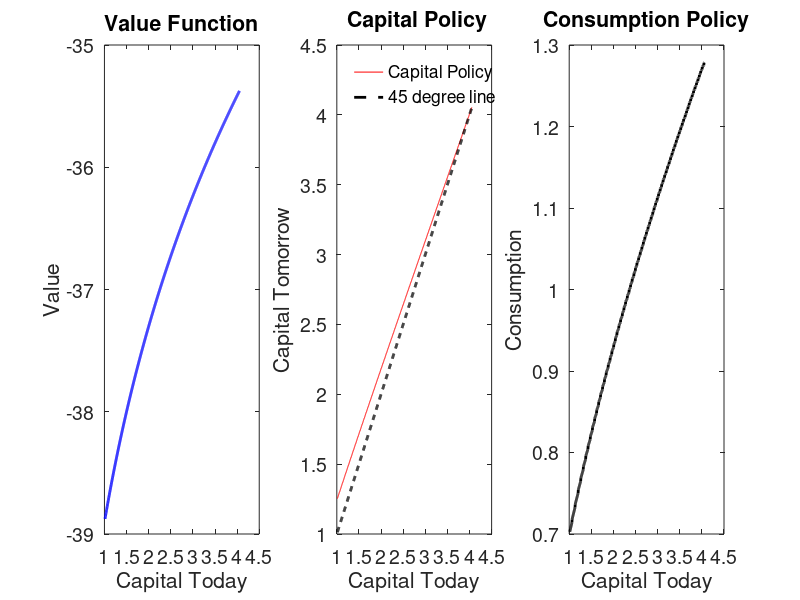
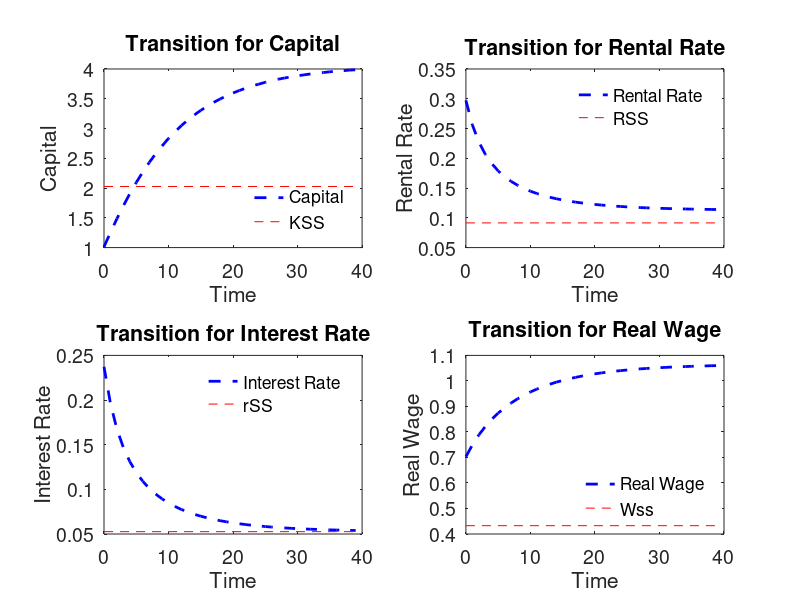
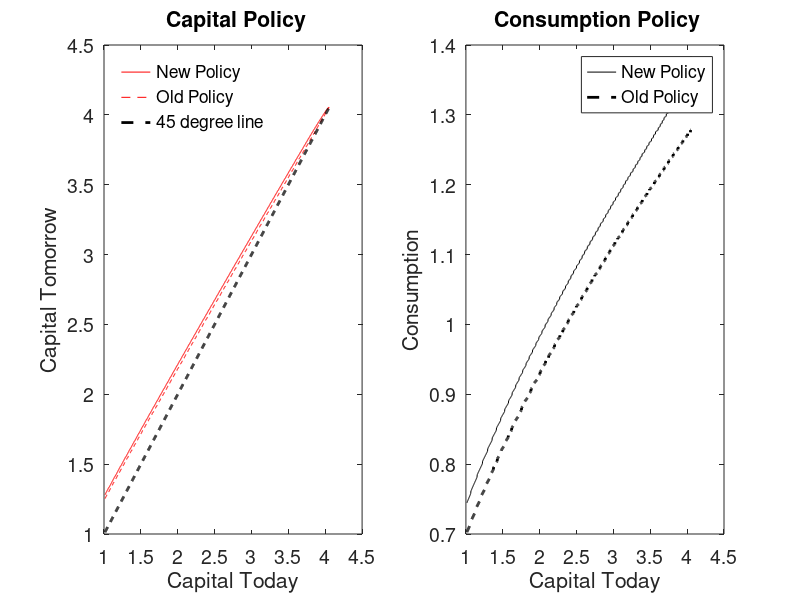
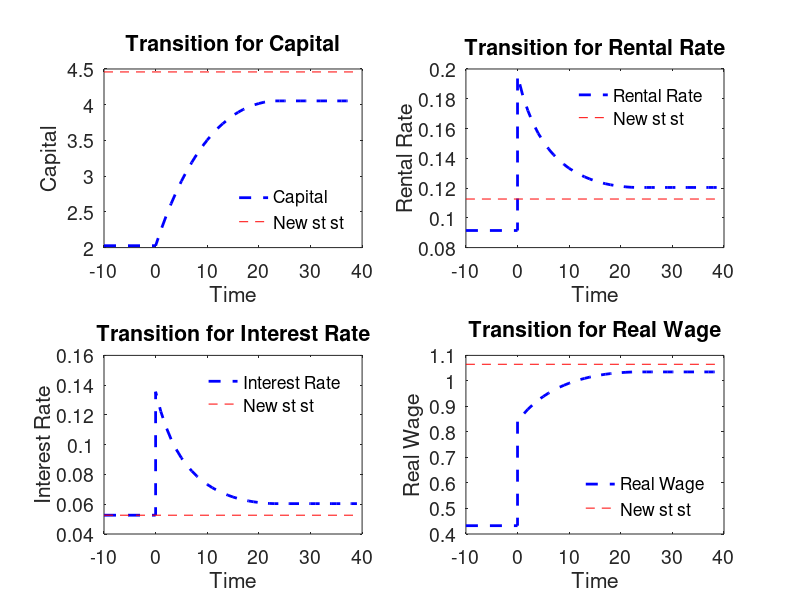

The MATLAB source for these figures, in order:
%%%%%%%%%%%%%%%%%%%%%%%%%%%%%%%%%%%%%%%%%
% Solves the Planner's problem using VFI %
% Matt Hong and Pascual Restrepo, EC 702 Fall 2020
% Edits Hannah Rhodenhiser Fall 2021
%%%%%%%%%%%%%%%%%%%%%%%%%%%%%%%%%%%%%%%%%%
close all; clear; clc;

%reference: Stokey_Lucas_1989 5.1
% model to be solved
% V(k) = max_{kp<=f(k)+(1-delta)k} [ u(c) + beta V(kprime) ]
% BC: c + kprime = f(k) + (1-delta)*k
% prod function: f(k)=k^alpha*ell^(1-alpha)
% utility function: u(c) = c^(1-gamma) / (1-gamma)

%start tracking timing
tic; 
disp('%%%%%%%%%%%%%%%%%%%')
disp('Solving the planners problem')
disp(' ')

%%%%%%%%%%%%%%%%%%%%%%%%%%%%%%%%%%%%%%%%%%%%%%%%%%%%%%%%%%%%%%%%%%%%%%%%%%
%%%%%%%%%%%%%%%%%%%%%%% THIS BLOCK SETS UP THE MODEL %%%%%%%%%%%%%%%%%%%%%%
%%%%%%%%%%%%%%%%%%%%%%%%%%%%%%%%%%%%%%%%%%%%%%%%%%%%%%%%%%%%%%%%%%%%%%%%%%%

vfmaxit = 1000; %max number of VF iterations
vftol = 1e-7;       %tolerance on Bellman equation, in percentages

T=40;                    %final period for transition
transitspan=0:T-1; %time span for transition


%model parameters (note, this is parametrized in a way such that one unit
%of time is a year)
gamma=1.5;  %this means that there is a low willingness to subs c over time
delta=0.06;
alpha=0.3;
beta=0.95;
ell=1;      %normalization

%exact SS quantities
Abar=(1/beta-1+delta)/alpha;
Abar;
A=0.5;

%exact SS quantities
kss=A*(alpha/(1/beta-1+delta))^(1/(1-alpha))*ell;
Rss=A*alpha*(kss/ell)^(alpha-1);
Wss=A*(1-alpha)*(kss/ell)^(alpha);
rss=1/beta-1;

%define grid
kmin=kss*0.5;
kmax=kss*2;
knum=1000;
K0=linspace(kmin,kmax,knum);

%%%%%%%%%%%%%%%%%%%%%%%%%%%%%%%%%%%%%%%%%%%%%%%%%%%%%%%%%%%%%%%%%%%%%%%%%%%
%%%%%%%%%%%%% THIS BLOCK SETS UP AND SOLVES THE VALUE FUNCTION %%%%%%%%%%%%
%%%%%%%%%%%%%%%%%%%%%%%%%%%%%%%%%%%%%%%%%%%%%%%%%%%%%%%%%%%%%%%%%%%%%%%%%%%

%compute return function (utility function). We use meshgrid
[kp,k]=meshgrid(K0);
Glow=zeros(knum, knum);
Gmax=k.^alpha*ell^(1-alpha)+(1-delta)*k;
kp(kp>=Gmax | kp<Glow)=NaN; %restrict control variable to feasible set
utility=(k.^alpha*ell^(1-alpha)+(1-delta)*k-kp).^(1-gamma)/(1-gamma);
% In utility matrix, rows represent the state (capital
%today) columns are the control (capital tomorrow).

%initialize the policy and VF arrays
Vold = zeros(knum,1);   %this will store old VF
V = zeros(knum,1);      %this will store new VF
kprimeind=zeros(knum,1);

disp('%%%%')
disp('Starting VFI now')
disp(' ')

for vfit = 1:vfmaxit
    %form Bellman equation
    RHSMAT = utility + beta*repmat(Vold',knum,1);
   	[V,kprimeind] = max(RHSMAT,[],2); % a column vector containing max in each row
    absdiff=abs(V-Vold);
    vferr = max(absdiff); %maximum absolute error
    if (mod(vfit,50)==1)
        disp(['VF error = ' num2str(vferr) ' on VF iteration ' num2str(vfit) '.'])
    end
       %exit if converged
    if (vferr<vftol)
        disp(['VFI complete at iteration ' num2str(vfit) '.'])
        break; 
    end
    %if not converged, then Vold <- V, and redo
    Vold = V;
end
toc;
disp('%%%%')
disp(' ')

Kpol = K0(kprimeind); %capital policy function
Cpol = K0.^alpha*ell^(1-alpha) + (1-delta)*K0 - Kpol;

%%%%%%%%%%%%%%%%%%%%%%%%%%%%%%%%%%%%%%%%%%%%%%%%%%%%%%%%%%%
% PLOT POLICY FUNCTIONS AND VERIFY THEY MATCH THE SLIDES %%
%%%%%%%%%%%%%%%%%%%%%%%%%%%%%%%%%%%%%%%%%%%%%%%%%%%%%%%%%%%
lwidnum = 2;    %line width on graphs
fsizenum = 14;  %font size on graphs

policy=figure; 
subplot(1,3,1)
plot(K0,V,'b','LineWidth',lwidnum)
xlabel('Capital Today')
ylabel('Value');
title('Value Function')
set(gca,'FontSize',fsizenum)

subplot(1,3,2)
plot(K0,Kpol,'r',K0,K0,'k--', 'LineWidth',lwidnum)
xlabel('Capital Today')
ylabel('Capital Tomorrow')
title(' Capital Policy')
legend('Capital Policy','45 degree line','Location','NorthWest');
legend boxoff;
set(gca,'FontSize',fsizenum)

subplot(1,3,3)
plot(K0,Cpol,'k','LineWidth',lwidnum)
xlabel('Capital Today')
ylabel('Consumption');
title('Consumption Policy')
set(gca,'FontSize',fsizenum)

%%%%%%%%%%%%%%%%%%%%%%%%%%%%%%%%%%%%%%%%%%%%%%%%%%%%%%%%%%%%%%%%%%%%%%%%%%%
% THIS BLOCK COMPUTES THE TRANSITION FROM AN ARBITRARY INITIAL CONDITION %%
%%%%%%%%%%%%%%%%%%%%%%%%%%%%%%%%%%%%%%%%%%%%%%%%%%%%%%%%%%%%%%%%%%%%%%%%%%%

kstart=0.5*kss;                 %initial condition---half of steady state
[~,kindex]=min(abs(K0-kstart)); %grid point closer to initial condition
kinit=K0(kindex);               %point in grid closer to kstart as initial condition

ktransit=zeros(T,1); %preallocate the capital transition vector
ktransit(1)=kinit;   %first entry of capital transition is initial condition
for it=2:T
    ktransit(it)=Kpol(K0==kinit); %get from the grid the initial value and apply the PF
    kinit=ktransit(it);           %update initial capital value
end

%transition for other interesting equilibrium objects
Wtransit=(1-alpha)*(ktransit/ell).^(alpha); %transition for wages
Rtransit=alpha*(ktransit/ell).^(alpha-1);   %transition for Rental rate
rtransit=Rtransit-delta;                    %transition for Rental rate

transition=figure;
subplot(2,2,1)
plot(transitspan,ktransit,'b--','LineWidth',lwidnum)
line([transitspan(1) transitspan(end)],[kss,kss],'Color',[1 0 0],'LineStyle','--')
xlabel('Time')
ylabel('Capital');
title('Transition for Capital')
legend('Capital','KSS','Location','SouthEast');
legend boxoff;
set(gca,'FontSize',fsizenum)

subplot(2,2,2)
plot(transitspan,Rtransit,'b--','LineWidth',lwidnum)
line([transitspan(1) transitspan(end)],[Rss,Rss],'Color',[1 0 0],'LineStyle','--')
xlabel('Time')
ylabel('Rental Rate');
title('Transition for Rental Rate')
legend('Rental Rate','RSS','Location','NorthEast');
legend boxoff;
set(gca,'FontSize',fsizenum)

subplot(2,2,3)
plot(transitspan,rtransit,'b--','LineWidth',lwidnum)
line([transitspan(1) transitspan(end)],[rss,rss],'Color',[1 0 0],'LineStyle','--')
xlabel('Time')
ylabel('Interest Rate');
title('Transition for Interest Rate')
legend('Interest Rate','rSS','Location','NorthEast');
legend boxoff;
set(gca,'FontSize',fsizenum)

subplot(2,2,4)
plot(transitspan,Wtransit,'b--','LineWidth',lwidnum)
line([transitspan(1) transitspan(end)],[Wss,Wss],'Color',[1 0 0],'LineStyle','--')
xlabel('Time')
ylabel('Real Wage');
title('Transition for Real Wage')
legend('Real Wage','Wss','Location','SouthEast');
legend boxoff;
set(gca,'FontSize',fsizenum)

%%%%%%%%%%%%%%%%%%%%%%%%%%%%%%%%%%%%%%%%%%%%%%%%%%%%%%%%%%%%%%%%%%%%%%%%%
%%%%%%%%%%%%%%%%%%%%%%% TRANSITIONAL DYNAMICS FOLLOWING A SHOCK %%%%%%%%%%
%%%%%%%%%%%%%%%%%%%%%%% THIS IS NEW MATERIAL                    %%%%%%%%%%
%%%%%%%%%%%%%%%%%%%%%%%%%%%%%%%%%%%%%%%%%%%%%%%%%%%%%%%%%%%%%%%%%%%%%%%%%%

%Note:  in this example, we consider an increase in population by 10%
%new model parameters (this is the place to include your shocks)    %
%note also that after shocks, VF changes, so we need to recompute it%
ell=1.1;

%new exact SS quantities
kss_new=(alpha/(1/beta-1+delta))^(1/(1-alpha))*ell;
Rss_new=alpha*(kss_new/ell)^(alpha-1);
Wss_new=(1-alpha)*(kss_new/ell)^(alpha);
rss_new=1/beta-1;

%%%%%%%%%%%%%%%%%%%%%%%%%%%%%%%%%%%%%%%%%%%%%%%%%%%%%%%%%%%%%%%%%%%%%%%%%%%%%%%
%%%%%%%%%%%%% THIS BLOCK SETS UP AND SOLVES THE NEW VALUE FUNCTION %%%%%%%%%%%%
%%%%%%%%%%%%%%%%%%%%%%%%%%%%%%%%%%%%%%%%%%%%%%%%%%%%%%%%%%%%%%%%%%%%%%%%%%%%%%%

%compute return function (utility function). We use meshgrid
[kp,k]=meshgrid(K0);
Glow=zeros(knum, knum);
Gmax=k.^alpha*ell^(1-alpha)+(1-delta)*k;
kp(kp>=Gmax | kp<Glow)=NaN; %restrict control variable to feasible set
utility=(k.^alpha*ell^(1-alpha)+(1-delta)*k-kp).^(1-gamma)/(1-gamma);

%initialize the policy and VF arrays (note: we can initialize at V---the
%current value function before the shock)
Vold = V; %this will store real value of old VF
kprimeind=zeros(knum,1);

disp('%%%%')
disp('Second VFI')
disp(' ')

for vfit = 1:vfmaxit
    %form Bellman equation
    RHSMAT = utility + beta*repmat(Vold',knum,1);
   	[V,kprimeind] = max(RHSMAT,[],2);
    absdiff=abs(V-Vold);
    vferr = max(absdiff); %maximum absolute error
    if (mod(vfit,50)==1)
        disp(['VF error = ' num2str(vferr) ' on VF iteration ' num2str(vfit) '.'])
    end
       %exit if converged
    if (vferr<vftol)
        disp(['VFI complete at iteration ' num2str(vfit) '.'])
        break; 
    end
    %if not converged, then Vold <- V, and redo
    Vold = V;
end

toc;
disp('%%%%')
disp(' ')

% obtain the new policy functions %
Kpol_new = K0(kprimeind); %real values of capital policy function
Cpol_new = K0.^alpha*ell^(1-alpha) + (1-delta)*K0 - Kpol_new;

%%%%%%%%%%%%%%%%%%%%%%%%%%%%%%%%%%%%%%%%%%%%%%%%
% COMPARISSON OF NEW AND OLD POLICY FUNCTIONS %%
%%%%%%%%%%%%%%%%%%%%%%%%%%%%%%%%%%%%%%%%%%%%%%%%

policy_comparisson=figure; 
subplot(1,2,1)
plot(K0,Kpol_new,'r', K0,Kpol,'--r', K0,K0,'k--', 'LineWidth',lwidnum)
xlabel('Capital Today')
ylabel('Capital Tomorrow')
title(' Capital Policy')
legend('New Policy', 'Old Policy', '45 degree line','Location','NorthWest');
legend boxoff;
set(gca,'FontSize',fsizenum)

subplot(1,2,2)
plot(K0,Cpol_new,'k',K0,Cpol,'--k','LineWidth',lwidnum)
xlabel('Capital Today')
ylabel('Consumption');
legend('New Policy', 'Old Policy');
title(' Consumption Policy')
set(gca,'FontSize',fsizenum)

%%%%%%%%%%%%%%%%%%%%%%%%%%%%%%%%%%%%%%%%%%%%%%%%%%%%%%%%%%%%%%%%%%%%%%%%%%%%%%
% THIS BLOCK COMPUTES THE TRANSITION FROM THE STEADY STATE BEFORE THE SHOCK %%
%%%%%%%%%%%%%%%%%%%%%%%%%%%%%%%%%%%%%%%%%%%%%%%%%%%%%%%%%%%%%%%%%%%%%%%%%%%%%%

kstart=kss;                     %initial condition---past steady state
[~,kindex]=min(abs(K0-kstart)); %grid point closer to initial condition
kinit=K0(kindex);               %point in grid closer to kstart as initial condition

ktransit=zeros(T,1);    %preallocate the capital transition vector
ktransit(1)=kinit;      %first entry of capital transition is initial condition
for it=2:T
    ktransit(it)=Kpol_new(K0==kinit); %get from the grid the initial value and apply the PF
    kinit=ktransit(it); %update initial capital value
end

%transition for other interesting equilibrium objects
Wtransit=(1-alpha)*(ktransit/ell).^(alpha); %transition for wages
Rtransit=alpha*(ktransit/ell).^(alpha-1); %transition for Rental rate
rtransit=Rtransit-delta; %transition for Rental rate

%includes some points before the shock to capture the pre-shock st st %
transitspan=[-10 0 transitspan];
ktransit=[kss kss ktransit'];
Wtransit=[Wss Wss Wtransit'];
Rtransit=[Rss Rss Rtransit'];
rtransit=[rss rss rtransit'];

transition_new=figure;
subplot(2,2,1)
plot(transitspan,ktransit,'b--','LineWidth',lwidnum)
line([transitspan(1) transitspan(end)],[kss_new,kss_new],'Color',[1 0 0],'LineStyle','--')
xlabel('Time')
ylabel('Capital');
title('Transition for Capital')
legend('Capital','New st st','Location','SouthEast');
legend boxoff;
set(gca,'FontSize',fsizenum)

subplot(2,2,2)
plot(transitspan,Rtransit,'b--','LineWidth',lwidnum)
line([transitspan(1) transitspan(end)],[Rss_new,Rss_new],'Color',[1 0 0],'LineStyle','--')
xlabel('Time')
ylabel('Rental Rate');
title('Transition for Rental Rate')
legend('Rental Rate','New st st','Location','NorthEast');
legend boxoff;
set(gca,'FontSize',fsizenum)

subplot(2,2,3)
plot(transitspan,rtransit,'b--','LineWidth',lwidnum)
line([transitspan(1) transitspan(end)],[rss_new,rss_new],'Color',[1 0 0],'LineStyle','--')
xlabel('Time')
ylabel('Interest Rate');
title('Transition for Interest Rate')
legend('Interest Rate','New st st','Location','NorthEast');
legend boxoff;
set(gca,'FontSize',fsizenum)

subplot(2,2,4)
plot(transitspan,Wtransit,'b--','LineWidth',lwidnum)
line([transitspan(1) transitspan(end)],[Wss_new,Wss_new],'Color',[1 0 0],'LineStyle','--')
xlabel('Time')
ylabel('Real Wage');
title('Transition for Real Wage')
legend('Real Wage','New st st','Location','SouthEast');
legend boxoff;
set(gca,'FontSize',fsizenum)


